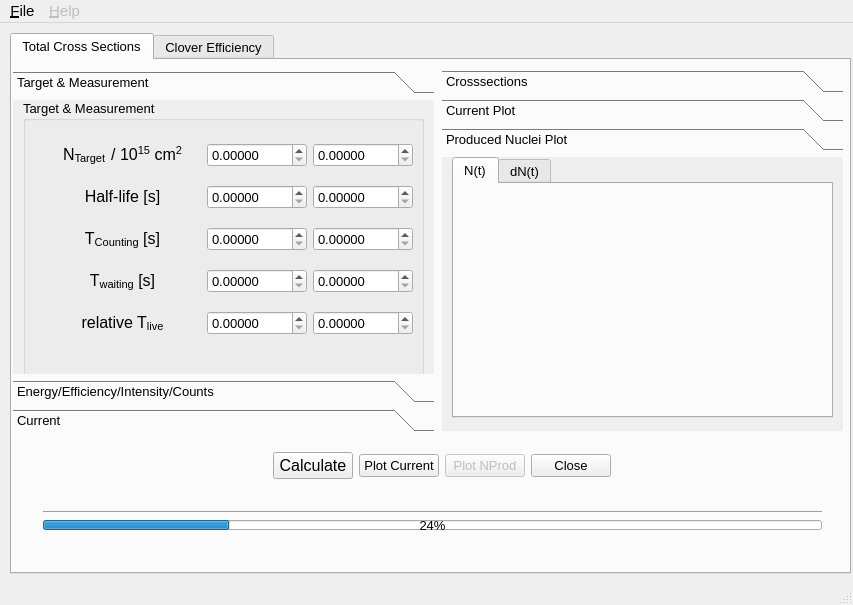
<?xml version="1.0" encoding="UTF-8"?>
<ui version="4.0">
 <class>bamWindow</class>
 <widget class="QMainWindow" name="bamWindow">
  <property name="geometry">
   <rect>
    <x>0</x>
    <y>0</y>
    <width>853</width>
    <height>605</height>
   </rect>
  </property>
  <property name="font">
   <font>
    <family>Arial</family>
    <pointsize>10</pointsize>
   </font>
  </property>
  <property name="windowTitle">
   <string>myBAM!</string>
  </property>
  <property name="dockOptions">
   <set>QMainWindow::AllowTabbedDocks|QMainWindow::AnimatedDocks</set>
  </property>
  <widget class="QWidget" name="centralWidget">
   <widget class="QTabWidget" name="tabWidget_2">
    <property name="geometry">
     <rect>
      <x>10</x>
      <y>10</y>
      <width>841</width>
      <height>541</height>
     </rect>
    </property>
    <property name="currentIndex">
     <number>0</number>
    </property>
    <widget class="QWidget" name="crossTab">
     <attribute name="title">
      <string>Total Cross Sections</string>
     </attribute>
     <widget class="QToolBox" name="resultToolbox">
      <property name="geometry">
       <rect>
        <x>430</x>
        <y>10</y>
        <width>401</width>
        <height>361</height>
       </rect>
      </property>
      <property name="font">
       <font>
        <pointsize>10</pointsize>
       </font>
      </property>
      <property name="currentIndex">
       <number>2</number>
      </property>
      <widget class="QWidget" name="page_3">
       <property name="geometry">
        <rect>
         <x>0</x>
         <y>0</y>
         <width>401</width>
         <height>274</height>
        </rect>
       </property>
       <attribute name="label">
        <string>Crosssections</string>
       </attribute>
       <widget class="QGroupBox" name="resultsGroup">
        <property name="geometry">
         <rect>
          <x>20</x>
          <y>20</y>
          <width>351</width>
          <height>231</height>
         </rect>
        </property>
        <property name="title">
         <string>Results</string>
        </property>
        <widget class="QPlainTextEdit" name="outputBox">
         <property name="geometry">
          <rect>
           <x>10</x>
           <y>60</y>
           <width>331</width>
           <height>161</height>
          </rect>
         </property>
         <property name="font">
          <font>
           <family>Courier 10 Pitch</family>
           <pointsize>9</pointsize>
           <weight>50</weight>
           <italic>false</italic>
           <bold>false</bold>
          </font>
         </property>
         <property name="styleSheet">
          <string notr="true">font: 9pt &quot;Courier 10 Pitch&quot;;</string>
         </property>
        </widget>
        <widget class="QLabel" name="label_10">
         <property name="geometry">
          <rect>
           <x>10</x>
           <y>30</y>
           <width>331</width>
           <height>20</height>
          </rect>
         </property>
         <property name="text">
          <string>Gammalinie          Crossection (cm²)          Fehler (cm²)</string>
         </property>
         <property name="alignment">
          <set>Qt::AlignCenter</set>
         </property>
        </widget>
       </widget>
      </widget>
      <widget class="QWidget" name="page_4">
       <property name="geometry">
        <rect>
         <x>0</x>
         <y>0</y>
         <width>401</width>
         <height>274</height>
        </rect>
       </property>
       <attribute name="label">
        <string>Current Plot</string>
       </attribute>
       <widget class="QCustomPlot" name="currentPlot" native="true">
        <property name="geometry">
         <rect>
          <x>10</x>
          <y>20</y>
          <width>381</width>
          <height>231</height>
         </rect>
        </property>
       </widget>
      </widget>
      <widget class="QWidget" name="page_5">
       <property name="geometry">
        <rect>
         <x>0</x>
         <y>0</y>
         <width>401</width>
         <height>274</height>
        </rect>
       </property>
       <attribute name="label">
        <string>Produced Nuclei Plot</string>
       </attribute>
       <widget class="QTabWidget" name="tabWidget">
        <property name="geometry">
         <rect>
          <x>10</x>
          <y>0</y>
          <width>381</width>
          <height>261</height>
         </rect>
        </property>
        <property name="currentIndex">
         <number>0</number>
        </property>
        <widget class="QWidget" name="tab_1">
         <attribute name="title">
          <string>N(t)</string>
         </attribute>
         <widget class="QCustomPlot" name="nprodPlot" native="true">
          <property name="geometry">
           <rect>
            <x>10</x>
            <y>10</y>
            <width>361</width>
            <height>211</height>
           </rect>
          </property>
         </widget>
        </widget>
        <widget class="QWidget" name="tab_2">
         <attribute name="title">
          <string>dN(t)</string>
         </attribute>
         <widget class="QCustomPlot" name="diffNprodPlot" native="true">
          <property name="geometry">
           <rect>
            <x>10</x>
            <y>10</y>
            <width>351</width>
            <height>211</height>
           </rect>
          </property>
         </widget>
        </widget>
       </widget>
      </widget>
     </widget>
     <widget class="QWidget" name="layoutWidget">
      <property name="geometry">
       <rect>
        <x>20</x>
        <y>440</y>
        <width>801</width>
        <height>41</height>
       </rect>
      </property>
      <layout class="QVBoxLayout" name="verticalLayout">
       <item>
        <widget class="Line" name="line_2">
         <property name="orientation">
          <enum>Qt::Horizontal</enum>
         </property>
        </widget>
       </item>
       <item>
        <widget class="QProgressBar" name="progressBar">
         <property name="value">
          <number>24</number>
         </property>
        </widget>
       </item>
      </layout>
     </widget>
     <widget class="QToolBox" name="inputToolbox">
      <property name="geometry">
       <rect>
        <x>1</x>
        <y>11</y>
        <width>421</width>
        <height>361</height>
       </rect>
      </property>
      <property name="font">
       <font>
        <pointsize>10</pointsize>
       </font>
      </property>
      <property name="currentIndex">
       <number>0</number>
      </property>
      <widget class="QWidget" name="targetPage">
       <property name="geometry">
        <rect>
         <x>0</x>
         <y>0</y>
         <width>421</width>
         <height>274</height>
        </rect>
       </property>
       <attribute name="label">
        <string>Target &amp;&amp; Measurement</string>
       </attribute>
       <widget class="QGroupBox" name="targetGroup">
        <property name="geometry">
         <rect>
          <x>10</x>
          <y>0</y>
          <width>401</width>
          <height>281</height>
         </rect>
        </property>
        <property name="title">
         <string>Target &amp;&amp; Measurement</string>
        </property>
        <widget class="QWidget" name="layoutWidget">
         <property name="geometry">
          <rect>
           <x>10</x>
           <y>20</y>
           <width>391</width>
           <height>241</height>
          </rect>
         </property>
         <layout class="QVBoxLayout" name="verticalLayout_3">
          <item>
           <layout class="QHBoxLayout" name="horizontalLayout_5">
            <item>
             <widget class="QLabel" name="label">
              <property name="text">
               <string>&lt;!DOCTYPE HTML PUBLIC &quot;-//W3C//DTD HTML 4.0//EN&quot; &quot;http://www.w3.org/TR/REC-html40/strict.dtd&quot;&gt;
&lt;html&gt;&lt;head&gt;&lt;meta name=&quot;qrichtext&quot; content=&quot;1&quot; /&gt;&lt;style type=&quot;text/css&quot;&gt;
p, li { white-space: pre-wrap; }
&lt;/style&gt;&lt;/head&gt;&lt;body style=&quot; font-family:'Arial'; font-size:8pt; font-weight:400; font-style:normal;&quot;&gt;
&lt;p style=&quot; margin-top:0px; margin-bottom:0px; margin-left:0px; margin-right:0px; -qt-block-indent:0; text-indent:0px;&quot;&gt;&lt;span style=&quot; font-size:12pt;&quot;&gt;N&lt;/span&gt;&lt;span style=&quot; font-size:12pt; vertical-align:sub;&quot;&gt;Target  &lt;/span&gt;&lt;span style=&quot; font-size:12pt;&quot;&gt;/ 10&lt;/span&gt;&lt;span style=&quot; font-size:12pt; vertical-align:super;&quot;&gt;15&lt;/span&gt;&lt;span style=&quot; font-size:12pt;&quot;&gt; cm&lt;/span&gt;&lt;span style=&quot; font-size:12pt; vertical-align:super;&quot;&gt;2&lt;/span&gt;&lt;/p&gt;&lt;/body&gt;&lt;/html&gt;</string>
              </property>
              <property name="alignment">
               <set>Qt::AlignCenter</set>
              </property>
             </widget>
            </item>
            <item>
             <widget class="QDoubleSpinBox" name="thickness">
              <property name="maximumSize">
               <size>
                <width>100</width>
                <height>16777215</height>
               </size>
              </property>
              <property name="prefix">
               <string/>
              </property>
              <property name="decimals">
               <number>5</number>
              </property>
              <property name="minimum">
               <double>0.000000000000000</double>
              </property>
              <property name="maximum">
               <double>1000000000.000000000000000</double>
              </property>
              <property name="value">
               <double>0.000000000000000</double>
              </property>
             </widget>
            </item>
            <item>
             <widget class="QDoubleSpinBox" name="thicknessError">
              <property name="maximumSize">
               <size>
                <width>100</width>
                <height>16777215</height>
               </size>
              </property>
              <property name="decimals">
               <number>5</number>
              </property>
              <property name="maximum">
               <double>1000000000.000000000000000</double>
              </property>
             </widget>
            </item>
           </layout>
          </item>
          <item>
           <layout class="QHBoxLayout" name="horizontalLayout_8">
            <item>
             <widget class="QLabel" name="label_4">
              <property name="text">
               <string>&lt;!DOCTYPE HTML PUBLIC &quot;-//W3C//DTD HTML 4.0//EN&quot; &quot;http://www.w3.org/TR/REC-html40/strict.dtd&quot;&gt;
&lt;html&gt;&lt;head&gt;&lt;meta name=&quot;qrichtext&quot; content=&quot;1&quot; /&gt;&lt;style type=&quot;text/css&quot;&gt;
p, li { white-space: pre-wrap; }
&lt;/style&gt;&lt;/head&gt;&lt;body style=&quot; font-family:'Arial'; font-size:8pt; font-weight:400; font-style:normal;&quot;&gt;
&lt;p style=&quot; margin-top:0px; margin-bottom:0px; margin-left:0px; margin-right:0px; -qt-block-indent:0; text-indent:0px;&quot;&gt;&lt;span style=&quot; font-size:12pt;&quot;&gt;Half-life [s]&lt;/span&gt;&lt;/p&gt;&lt;/body&gt;&lt;/html&gt;</string>
              </property>
              <property name="alignment">
               <set>Qt::AlignCenter</set>
              </property>
             </widget>
            </item>
            <item>
             <widget class="QDoubleSpinBox" name="halflife">
              <property name="maximumSize">
               <size>
                <width>100</width>
                <height>16777215</height>
               </size>
              </property>
              <property name="decimals">
               <number>5</number>
              </property>
              <property name="maximum">
               <double>1000000000.000000000000000</double>
              </property>
             </widget>
            </item>
            <item>
             <widget class="QDoubleSpinBox" name="halflifeError">
              <property name="maximumSize">
               <size>
                <width>100</width>
                <height>16777215</height>
               </size>
              </property>
              <property name="decimals">
               <number>5</number>
              </property>
              <property name="maximum">
               <double>1000000000.000000000000000</double>
              </property>
             </widget>
            </item>
           </layout>
          </item>
          <item>
           <layout class="QHBoxLayout" name="horizontalLayout_9">
            <item>
             <widget class="QLabel" name="label_5">
              <property name="font">
               <font>
                <pointsize>10</pointsize>
               </font>
              </property>
              <property name="text">
               <string>&lt;!DOCTYPE HTML PUBLIC &quot;-//W3C//DTD HTML 4.0//EN&quot; &quot;http://www.w3.org/TR/REC-html40/strict.dtd&quot;&gt;
&lt;html&gt;&lt;head&gt;&lt;meta name=&quot;qrichtext&quot; content=&quot;1&quot; /&gt;&lt;style type=&quot;text/css&quot;&gt;
p, li { white-space: pre-wrap; }
&lt;/style&gt;&lt;/head&gt;&lt;body style=&quot; font-family:'Arial'; font-size:10pt; font-weight:400; font-style:normal;&quot;&gt;
&lt;p style=&quot; margin-top:0px; margin-bottom:0px; margin-left:0px; margin-right:0px; -qt-block-indent:0; text-indent:0px;&quot;&gt;&lt;span style=&quot; font-size:12pt;&quot;&gt;T&lt;/span&gt;&lt;span style=&quot; font-size:12pt; vertical-align:sub;&quot;&gt;Counting&lt;/span&gt;&lt;span style=&quot; font-size:12pt;&quot;&gt; [s]&lt;/span&gt;&lt;/p&gt;&lt;/body&gt;&lt;/html&gt;</string>
              </property>
              <property name="alignment">
               <set>Qt::AlignCenter</set>
              </property>
             </widget>
            </item>
            <item>
             <widget class="QDoubleSpinBox" name="tm">
              <property name="maximumSize">
               <size>
                <width>100</width>
                <height>16777215</height>
               </size>
              </property>
              <property name="decimals">
               <number>5</number>
              </property>
              <property name="maximum">
               <double>1000000000.000000000000000</double>
              </property>
             </widget>
            </item>
            <item>
             <widget class="QDoubleSpinBox" name="tmError">
              <property name="maximumSize">
               <size>
                <width>100</width>
                <height>16777215</height>
               </size>
              </property>
              <property name="decimals">
               <number>5</number>
              </property>
              <property name="maximum">
               <double>1000000000.000000000000000</double>
              </property>
             </widget>
            </item>
           </layout>
          </item>
          <item>
           <layout class="QHBoxLayout" name="horizontalLayout_10">
            <item>
             <widget class="QLabel" name="label_6">
              <property name="text">
               <string>&lt;!DOCTYPE HTML PUBLIC &quot;-//W3C//DTD HTML 4.0//EN&quot; &quot;http://www.w3.org/TR/REC-html40/strict.dtd&quot;&gt;
&lt;html&gt;&lt;head&gt;&lt;meta name=&quot;qrichtext&quot; content=&quot;1&quot; /&gt;&lt;style type=&quot;text/css&quot;&gt;
p, li { white-space: pre-wrap; }
&lt;/style&gt;&lt;/head&gt;&lt;body style=&quot; font-family:'Arial'; font-size:8pt; font-weight:400; font-style:normal;&quot;&gt;
&lt;p style=&quot; margin-top:0px; margin-bottom:0px; margin-left:0px; margin-right:0px; -qt-block-indent:0; text-indent:0px;&quot;&gt;&lt;span style=&quot; font-size:12pt;&quot;&gt;T&lt;/span&gt;&lt;span style=&quot; font-size:12pt; vertical-align:sub;&quot;&gt;waiting&lt;/span&gt;&lt;span style=&quot; font-size:12pt;&quot;&gt; [s]&lt;/span&gt;&lt;/p&gt;&lt;/body&gt;&lt;/html&gt;</string>
              </property>
              <property name="alignment">
               <set>Qt::AlignCenter</set>
              </property>
             </widget>
            </item>
            <item>
             <widget class="QDoubleSpinBox" name="tw">
              <property name="maximumSize">
               <size>
                <width>100</width>
                <height>16777215</height>
               </size>
              </property>
              <property name="decimals">
               <number>5</number>
              </property>
              <property name="maximum">
               <double>1000000000.000000000000000</double>
              </property>
             </widget>
            </item>
            <item>
             <widget class="QDoubleSpinBox" name="twError">
              <property name="maximumSize">
               <size>
                <width>100</width>
                <height>16777215</height>
               </size>
              </property>
              <property name="decimals">
               <number>5</number>
              </property>
              <property name="maximum">
               <double>1000000000.000000000000000</double>
              </property>
             </widget>
            </item>
           </layout>
          </item>
          <item>
           <layout class="QHBoxLayout" name="horizontalLayout_11">
            <item>
             <widget class="QLabel" name="label_7">
              <property name="text">
               <string>&lt;!DOCTYPE HTML PUBLIC &quot;-//W3C//DTD HTML 4.0//EN&quot; &quot;http://www.w3.org/TR/REC-html40/strict.dtd&quot;&gt;
&lt;html&gt;&lt;head&gt;&lt;meta name=&quot;qrichtext&quot; content=&quot;1&quot; /&gt;&lt;style type=&quot;text/css&quot;&gt;
p, li { white-space: pre-wrap; }
&lt;/style&gt;&lt;/head&gt;&lt;body style=&quot; font-family:'Arial'; font-size:8pt; font-weight:400; font-style:normal;&quot;&gt;
&lt;p style=&quot; margin-top:0px; margin-bottom:0px; margin-left:0px; margin-right:0px; -qt-block-indent:0; text-indent:0px;&quot;&gt;&lt;span style=&quot; font-size:12pt;&quot;&gt;relative T&lt;/span&gt;&lt;span style=&quot; font-size:12pt; vertical-align:sub;&quot;&gt;live&lt;/span&gt;&lt;/p&gt;&lt;/body&gt;&lt;/html&gt;</string>
              </property>
              <property name="alignment">
               <set>Qt::AlignCenter</set>
              </property>
             </widget>
            </item>
            <item>
             <widget class="QDoubleSpinBox" name="reltd">
              <property name="maximumSize">
               <size>
                <width>100</width>
                <height>16777215</height>
               </size>
              </property>
              <property name="decimals">
               <number>5</number>
              </property>
              <property name="maximum">
               <double>1.000000000000000</double>
              </property>
             </widget>
            </item>
            <item>
             <widget class="QDoubleSpinBox" name="reltdError">
              <property name="maximumSize">
               <size>
                <width>100</width>
                <height>16777215</height>
               </size>
              </property>
              <property name="decimals">
               <number>5</number>
              </property>
              <property name="maximum">
               <double>1.000000000000000</double>
              </property>
             </widget>
            </item>
           </layout>
          </item>
         </layout>
        </widget>
       </widget>
      </widget>
      <widget class="QWidget" name="page_2">
       <property name="geometry">
        <rect>
         <x>0</x>
         <y>0</y>
         <width>421</width>
         <height>274</height>
        </rect>
       </property>
       <attribute name="label">
        <string>Energy/Efficiency/Intensity/Counts</string>
       </attribute>
       <widget class="QGroupBox" name="inputGroup">
        <property name="geometry">
         <rect>
          <x>20</x>
          <y>10</y>
          <width>521</width>
          <height>261</height>
         </rect>
        </property>
        <property name="title">
         <string>Energy/Efficieny/Intensity</string>
        </property>
        <widget class="QTextEdit" name="inputBox">
         <property name="geometry">
          <rect>
           <x>0</x>
           <y>70</y>
           <width>371</width>
           <height>171</height>
          </rect>
         </property>
         <property name="font">
          <font>
           <family>Courier 10 Pitch</family>
           <pointsize>9</pointsize>
           <weight>50</weight>
           <italic>false</italic>
           <bold>false</bold>
          </font>
         </property>
         <property name="styleSheet">
          <string notr="true">font: 9pt &quot;Courier 10 Pitch&quot;;</string>
         </property>
        </widget>
        <widget class="QLabel" name="label_8">
         <property name="geometry">
          <rect>
           <x>0</x>
           <y>40</y>
           <width>361</width>
           <height>20</height>
          </rect>
         </property>
         <property name="text">
          <string>Energie(keV)       Intensität       dI       Effizienz       dEff       Counts       dC</string>
         </property>
         <property name="alignment">
          <set>Qt::AlignCenter</set>
         </property>
        </widget>
       </widget>
      </widget>
      <widget class="QWidget" name="page">
       <property name="geometry">
        <rect>
         <x>0</x>
         <y>0</y>
         <width>421</width>
         <height>274</height>
        </rect>
       </property>
       <attribute name="label">
        <string>Current</string>
       </attribute>
       <widget class="QGroupBox" name="currentGroup">
        <property name="geometry">
         <rect>
          <x>20</x>
          <y>10</y>
          <width>391</width>
          <height>211</height>
         </rect>
        </property>
        <property name="title">
         <string>Current</string>
        </property>
        <widget class="QLineEdit" name="currentPath">
         <property name="geometry">
          <rect>
           <x>20</x>
           <y>30</y>
           <width>251</width>
           <height>31</height>
          </rect>
         </property>
        </widget>
        <widget class="QPushButton" name="browseButton">
         <property name="geometry">
          <rect>
           <x>290</x>
           <y>30</y>
           <width>90</width>
           <height>27</height>
          </rect>
         </property>
         <property name="text">
          <string>Browse</string>
         </property>
        </widget>
        <widget class="QLabel" name="label_9">
         <property name="geometry">
          <rect>
           <x>70</x>
           <y>70</y>
           <width>311</width>
           <height>121</height>
          </rect>
         </property>
         <property name="text">
          <string>&lt;!DOCTYPE HTML PUBLIC &quot;-//W3C//DTD HTML 4.0//EN&quot; &quot;http://www.w3.org/TR/REC-html40/strict.dtd&quot;&gt;
&lt;html&gt;&lt;head&gt;&lt;meta name=&quot;qrichtext&quot; content=&quot;1&quot; /&gt;&lt;style type=&quot;text/css&quot;&gt;
p, li { white-space: pre-wrap; }
&lt;/style&gt;&lt;/head&gt;&lt;body style=&quot; font-family:'Arial'; font-size:10pt; font-weight:400; font-style:normal;&quot;&gt;
&lt;p style=&quot; margin-top:0px; margin-bottom:0px; margin-left:0px; margin-right:0px; -qt-block-indent:0; text-indent:0px;&quot;&gt;&lt;span style=&quot; font-size:11pt; font-weight:600;&quot;&gt;Please notice:&lt;/span&gt;&lt;/p&gt;
&lt;p style=&quot; margin-top:0px; margin-bottom:0px; margin-left:0px; margin-right:0px; -qt-block-indent:0; text-indent:0px;&quot;&gt;The current file should be in a form where the first&lt;/p&gt;
&lt;p style=&quot; margin-top:0px; margin-bottom:0px; margin-left:0px; margin-right:0px; -qt-block-indent:0; text-indent:0px;&quot;&gt;column should hold the elapsed time during the &lt;/p&gt;
&lt;p style=&quot; margin-top:0px; margin-bottom:0px; margin-left:0px; margin-right:0px; -qt-block-indent:0; text-indent:0px;&quot;&gt;activation and the second column should hold the &lt;/p&gt;
&lt;p style=&quot; margin-top:0px; margin-bottom:0px; margin-left:0px; margin-right:0px; -qt-block-indent:0; text-indent:0px;&quot;&gt;accumulated beam particles.&lt;/p&gt;&lt;/body&gt;&lt;/html&gt;</string>
         </property>
        </widget>
       </widget>
      </widget>
     </widget>
     <widget class="QWidget" name="layoutWidget">
      <property name="geometry">
       <rect>
        <x>20</x>
        <y>380</y>
        <width>801</width>
        <height>51</height>
       </rect>
      </property>
      <layout class="QHBoxLayout" name="horizontalLayout_3">
       <item>
        <spacer name="horizontalSpacer">
         <property name="orientation">
          <enum>Qt::Horizontal</enum>
         </property>
         <property name="sizeHint" stdset="0">
          <size>
           <width>318</width>
           <height>20</height>
          </size>
         </property>
        </spacer>
       </item>
       <item>
        <widget class="QPushButton" name="calButton">
         <property name="font">
          <font>
           <pointsize>12</pointsize>
          </font>
         </property>
         <property name="text">
          <string>Calculate</string>
         </property>
        </widget>
       </item>
       <item>
        <widget class="QPushButton" name="currentButton">
         <property name="text">
          <string>Plot Current</string>
         </property>
        </widget>
       </item>
       <item>
        <widget class="QPushButton" name="nprodButton">
         <property name="enabled">
          <bool>false</bool>
         </property>
         <property name="text">
          <string>Plot NProd</string>
         </property>
        </widget>
       </item>
       <item>
        <widget class="QPushButton" name="closeButton">
         <property name="text">
          <string>Close</string>
         </property>
        </widget>
       </item>
       <item>
        <spacer name="horizontalSpacer_2">
         <property name="orientation">
          <enum>Qt::Horizontal</enum>
         </property>
         <property name="sizeHint" stdset="0">
          <size>
           <width>298</width>
           <height>20</height>
          </size>
         </property>
        </spacer>
       </item>
      </layout>
     </widget>
    </widget>
    <widget class="QWidget" name="effTab">
     <attribute name="title">
      <string>Clover Efficiency</string>
     </attribute>
     <widget class="QTableWidget" name="eff_inputTable">
      <property name="geometry">
       <rect>
        <x>220</x>
        <y>220</y>
        <width>611</width>
        <height>281</height>
       </rect>
      </property>
      <property name="gridStyle">
       <enum>Qt::DotLine</enum>
      </property>
      <property name="rowCount">
       <number>100</number>
      </property>
      <row/>
      <row/>
      <row/>
      <row/>
      <row/>
      <row/>
      <row/>
      <row/>
      <row/>
      <row/>
      <row/>
      <row/>
      <row/>
      <row/>
      <row/>
      <row/>
      <row/>
      <row/>
      <row/>
      <row/>
      <row/>
      <row/>
      <row/>
      <row/>
      <row/>
      <row/>
      <row/>
      <row/>
      <row/>
      <row/>
      <row/>
      <row/>
      <row/>
      <row/>
      <row/>
      <row/>
      <row/>
      <row/>
      <row/>
      <row/>
      <row/>
      <row/>
      <row/>
      <row/>
      <row/>
      <row/>
      <row/>
      <row/>
      <row/>
      <row/>
      <row/>
      <row/>
      <row/>
      <row/>
      <row/>
      <row/>
      <row/>
      <row/>
      <row/>
      <row/>
      <row/>
      <row/>
      <row/>
      <row/>
      <row/>
      <row/>
      <row/>
      <row/>
      <row/>
      <row/>
      <row/>
      <row/>
      <row/>
      <row/>
      <row/>
      <row/>
      <row/>
      <row/>
      <row/>
      <row/>
      <row/>
      <row/>
      <row/>
      <row/>
      <row/>
      <row/>
      <row/>
      <row/>
      <row/>
      <row/>
      <row/>
      <row/>
      <row/>
      <row/>
      <row/>
      <row/>
      <row/>
      <row/>
      <row/>
      <row/>
      <column>
       <property name="text">
        <string>Energy [keV]</string>
       </property>
      </column>
      <column>
       <property name="text">
        <string>d(Energy) [keV]</string>
       </property>
      </column>
      <column>
       <property name="text">
        <string>Intensity</string>
       </property>
      </column>
      <column>
       <property name="text">
        <string>d(Intensity)</string>
       </property>
      </column>
      <column>
       <property name="text">
        <string>Peak Counts</string>
       </property>
      </column>
      <column>
       <property name="text">
        <string>d(PeakCounts)</string>
       </property>
      </column>
     </widget>
     <widget class="QTableWidget" name="eff_sourceTable">
      <property name="geometry">
       <rect>
        <x>220</x>
        <y>10</y>
        <width>611</width>
        <height>201</height>
       </rect>
      </property>
      <property name="gridStyle">
       <enum>Qt::DotLine</enum>
      </property>
      <property name="rowCount">
       <number>5</number>
      </property>
      <row/>
      <row/>
      <row/>
      <row/>
      <row/>
      <column>
       <property name="text">
        <string>Source</string>
       </property>
      </column>
      <column>
       <property name="text">
        <string>Activity [Bq]</string>
       </property>
      </column>
      <column>
       <property name="text">
        <string>d(Activity) [Bq]</string>
       </property>
      </column>
      <column>
       <property name="text">
        <string>Date</string>
       </property>
      </column>
      <column>
       <property name="text">
        <string>rel. Livetime</string>
       </property>
      </column>
      <column>
       <property name="text">
        <string>Runtime [s]</string>
       </property>
      </column>
     </widget>
     <widget class="QWidget" name="layoutWidget">
      <property name="geometry">
       <rect>
        <x>10</x>
        <y>10</y>
        <width>201</width>
        <height>81</height>
       </rect>
      </property>
      <layout class="QGridLayout" name="gridLayout">
       <item row="0" column="0">
        <widget class="QLabel" name="detLabel">
         <property name="text">
          <string>Detector:</string>
         </property>
        </widget>
       </item>
       <item row="0" column="1">
        <widget class="QComboBox" name="eff_detCombo">
         <item>
          <property name="text">
           <string>CloZi A0</string>
          </property>
         </item>
         <item>
          <property name="text">
           <string>CloZi A1</string>
          </property>
         </item>
         <item>
          <property name="text">
           <string>CloZi A2</string>
          </property>
         </item>
         <item>
          <property name="text">
           <string>CloZi A3</string>
          </property>
         </item>
         <item>
          <property name="text">
           <string>CloZi B0</string>
          </property>
         </item>
         <item>
          <property name="text">
           <string>CloZi B1</string>
          </property>
         </item>
         <item>
          <property name="text">
           <string>CloZi B2</string>
          </property>
         </item>
         <item>
          <property name="text">
           <string>CloZi B3</string>
          </property>
         </item>
         <item>
          <property name="text">
           <string>CloZi SUM</string>
          </property>
         </item>
        </widget>
       </item>
       <item row="1" column="0">
        <widget class="QLabel" name="eff_geomLabel">
         <property name="text">
          <string>geometry factor:</string>
         </property>
        </widget>
       </item>
       <item row="1" column="1">
        <widget class="QDoubleSpinBox" name="eff_geomBox"/>
       </item>
      </layout>
     </widget>
     <widget class="QPushButton" name="eff_calButton">
      <property name="geometry">
       <rect>
        <x>30</x>
        <y>460</y>
        <width>151</width>
        <height>31</height>
       </rect>
      </property>
      <property name="text">
       <string>Calculate</string>
      </property>
     </widget>
    </widget>
   </widget>
  </widget>
  <widget class="QMenuBar" name="menuBar">
   <property name="geometry">
    <rect>
     <x>0</x>
     <y>0</y>
     <width>853</width>
     <height>24</height>
    </rect>
   </property>
   <property name="font">
    <font>
     <pointsize>11</pointsize>
    </font>
   </property>
   <widget class="QMenu" name="menuHelp">
    <property name="enabled">
     <bool>false</bool>
    </property>
    <property name="title">
     <string>&amp;Help</string>
    </property>
    <addaction name="actionAbout"/>
   </widget>
   <widget class="QMenu" name="menu_File">
    <property name="enabled">
     <bool>true</bool>
    </property>
    <property name="title">
     <string>&amp;File</string>
    </property>
    <addaction name="actionLoad"/>
    <addaction name="actionSave"/>
   </widget>
   <addaction name="menu_File"/>
   <addaction name="menuHelp"/>
  </widget>
  <widget class="QStatusBar" name="statusBar"/>
  <action name="actionLoad">
   <property name="enabled">
    <bool>true</bool>
   </property>
   <property name="icon">
    <iconset resource="myBAM.qrc">
     <normaloff>:/stuff/new.png</normaloff>:/stuff/new.png</iconset>
   </property>
   <property name="text">
    <string>Load</string>
   </property>
   <property name="iconVisibleInMenu">
    <bool>true</bool>
   </property>
  </action>
  <action name="actionSave">
   <property name="enabled">
    <bool>true</bool>
   </property>
   <property name="icon">
    <iconset resource="myBAM.qrc">
     <normaloff>:/stuff/save.png</normaloff>:/stuff/save.png</iconset>
   </property>
   <property name="text">
    <string>Save As</string>
   </property>
   <property name="shortcut">
    <string comment="Ctrl + S"/>
   </property>
   <property name="shortcutContext">
    <enum>Qt::ApplicationShortcut</enum>
   </property>
   <property name="softKeyRole">
    <enum>QAction::NoSoftKey</enum>
   </property>
   <property name="iconVisibleInMenu">
    <bool>true</bool>
   </property>
  </action>
  <action name="actionAbout">
   <property name="text">
    <string>About</string>
   </property>
  </action>
 </widget>
 <layoutdefault spacing="6" margin="11"/>
 <customwidgets>
  <customwidget>
   <class>QCustomPlot</class>
   <extends>QWidget</extends>
   <header>qcustomplot.h</header>
   <container>1</container>
  </customwidget>
 </customwidgets>
 <resources>
  <include location="myBAM.qrc"/>
 </resources>
 <connections/>
</ui>
